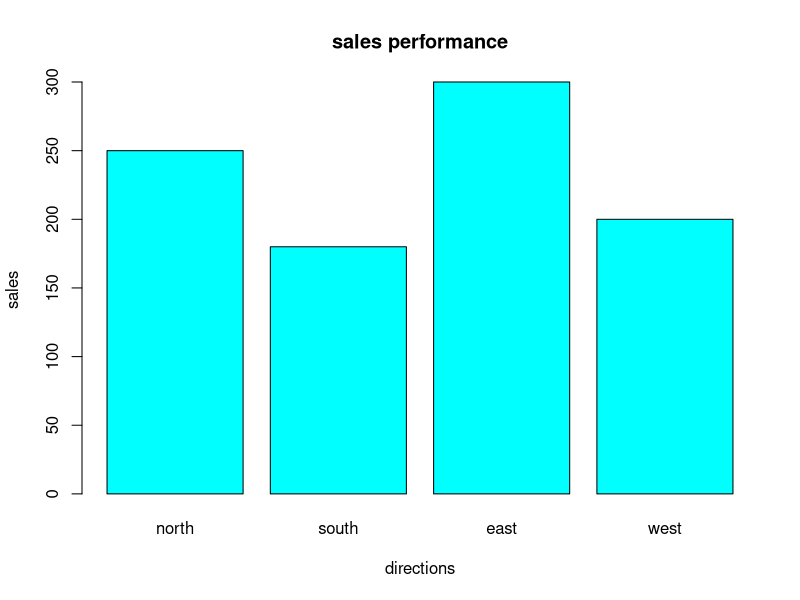

This figure's R source:
A <- c(250,180,300,200)
B <- c("north","south","east","west")

# Plot the bar chart
barplot(A, names.arg = B, xlab ="directions",
        ylab ="sales", col ="cyan",
        main ="sales performance")